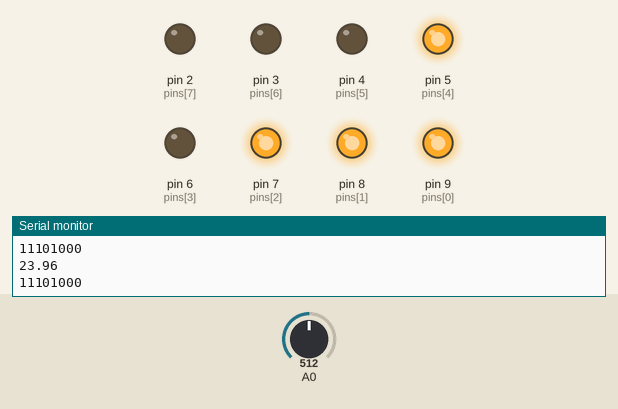
Simulated run of this sketch. Board: Arduino Uno, built with avr-gcc and run on an emulated ATmega328P. On the bench: output pins drawn as LEDs (lit = HIGH), the last lines printed to the serial monitor. The test bench sets the inputs (shaded band); at power-on: A0 = 512.

Above: at 1.8 s.
1.9 s: A0 set to 523
At 3.2 s:
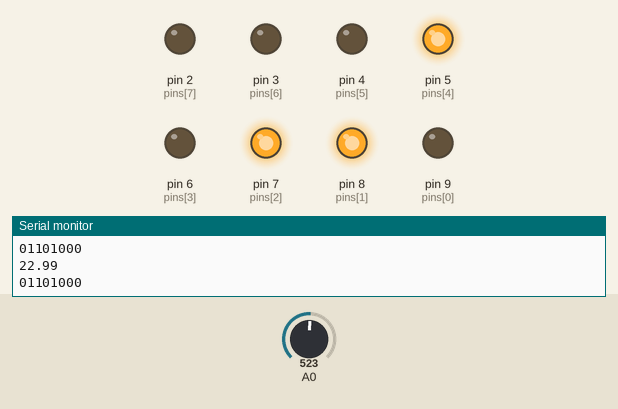
3.5 s: A0 set to 511
At 5.0 s:
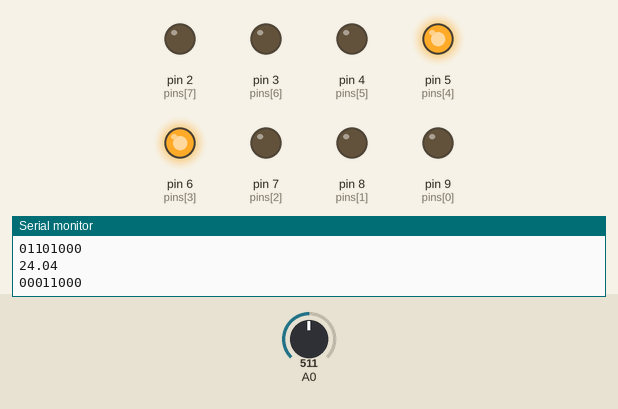
5.5 s: A0 set to 306
At 6.6 s:
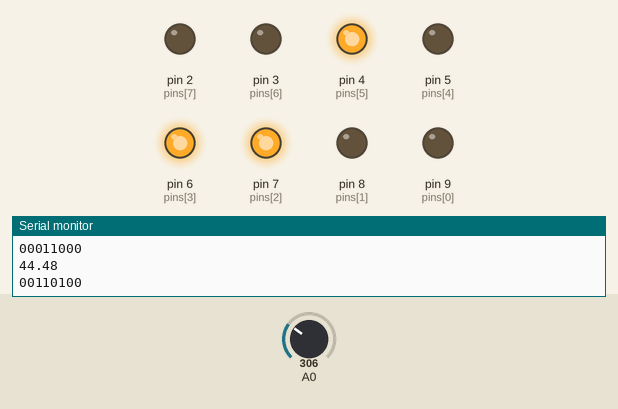
7.5 s: A0 set to 301
At 9.2 s:
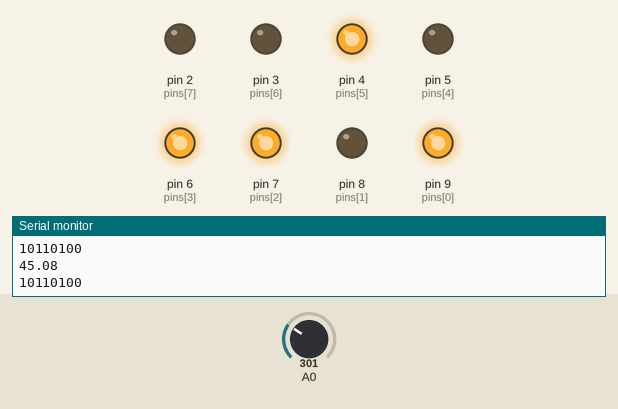
9.5 s: A0 set to 122
At 11.1 s:
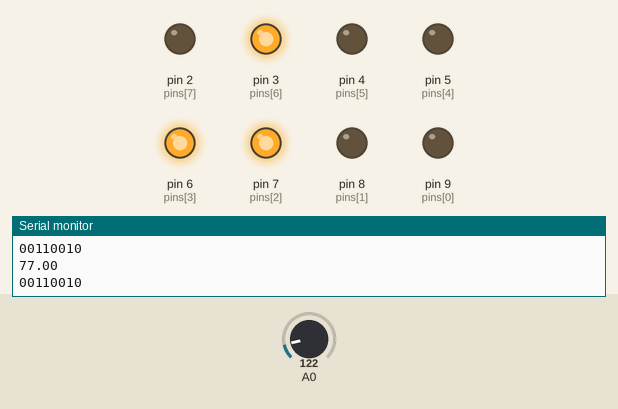
11.5 s: A0 set to 121
At 12.7 s:
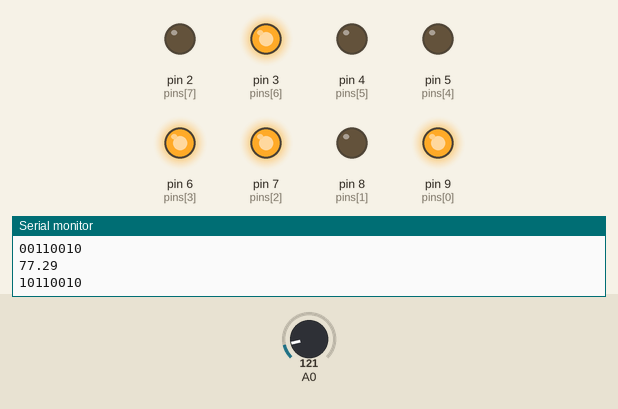
Timing chart, 0 to 14.5 s (numbered marks = the images above; inputs shaded):
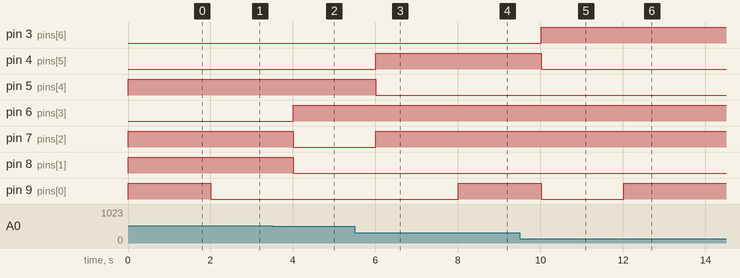

The sketch:

arduino_code.ino
```cpp
#include <math.h>

const byte numPins = 8;
byte pins[] = {9, 8, 7, 6, 5, 4, 3, 2};

void setup() {
  // put your setup code here, to run once:
  Serial.begin(9600);
  pinMode(2, OUTPUT);
  pinMode(3, OUTPUT);
  pinMode(4, OUTPUT);
  pinMode(5, OUTPUT);
  pinMode(6, OUTPUT);
  pinMode(7, OUTPUT);
  pinMode(8, OUTPUT);
  pinMode(9, OUTPUT);
}

void loop() {
  const double REFERENCE_VOLTAGE = 5.0; // Reference Voltage of the Arduino
  const int REFERENCE_RESISTANCE = 10000; // Reference Resistance of the Arduino
  const double REFERENCE_TEMPERATURE = 25 + 273.15; // Reference Temperature in Kelvin
  const int B_VALUE = 3950; // Temperature Sensitivity
  const double CORRECTION = -1.0;

  double measuredValue = analogRead(0);
  double measuredVoltage = (measuredValue / 1023) * REFERENCE_VOLTAGE;
  double measuredResistance = measuredVoltage / (REFERENCE_VOLTAGE - measuredVoltage) * REFERENCE_RESISTANCE;
  double measuredTemperature = 1 / (log(measuredResistance / REFERENCE_RESISTANCE) / B_VALUE + 1 / REFERENCE_TEMPERATURE) - 273.15 + CORRECTION;
  int temperatureInteger = int(measuredTemperature);
  Serial.println(measuredTemperature);

  for (byte i = 0; i < numPins; i++) {
    byte state = bitRead(temperatureInteger, i);
    digitalWrite(pins[i], state);
    Serial.print(state);
  }
  Serial.println();

  delay(1000);
}
```

Measured:
- the behaviour switches between 522 and 523 on A0 (found by bisection; images 0 and 1)
- the behaviour switches between 302 and 301 on A0 (found by bisection; images 3 and 4)
- the behaviour switches between 122 and 121 on A0 (found by bisection; images 5 and 6)
- after the input at 1.9 s, pin 9 (pins[0]): HIGH → LOW after 0.10 s
- after the input at 3.5 s, pin 6 (pins[3]): LOW → HIGH after 0.51 s; pin 7 (pins[2]), pin 8 (pins[1]): HIGH → LOW after 0.51 s
- after the input at 5.5 s, pin 4 (pins[5]), pin 7 (pins[2]): LOW → HIGH after 0.51 s; pin 5 (pins[4]): HIGH → LOW after 0.51 s
- after the input at 7.5 s, pin 9 (pins[0]): LOW → HIGH after 0.51 s
- after the input at 9.5 s, pin 3 (pins[6]): LOW → HIGH after 0.52 s; pin 4 (pins[5]): HIGH → LOW after 0.52 s; pin 9 (pins[0]): HIGH → LOW after 0.51 s
- after the input at 11.5 s, pin 9 (pins[0]): LOW → HIGH after 0.52 s
